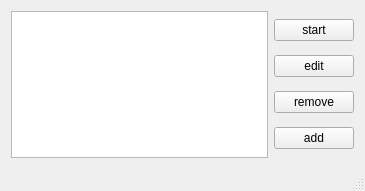
<?xml version="1.0" encoding="UTF-8"?>
<ui version="4.0">
 <class>MainWindow</class>
 <widget class="QMainWindow" name="MainWindow">
  <property name="geometry">
   <rect>
    <x>0</x>
    <y>0</y>
    <width>365</width>
    <height>191</height>
   </rect>
  </property>
  <property name="windowTitle">
   <string>Falkon Profiles Manager</string>
  </property>
  <!--property name="windowIcon">
   <iconset resource="res/resources.qrc">
    <normaloff>:/icon.png</normaloff>:/icon.png</iconset>
  </property-->
  <widget class="QWidget" name="centralWidget">
   <layout class="QHBoxLayout" name="horizontalLayout">
    <item>
     <layout class="QVBoxLayout" name="verticalLayout">
      <item>
       <widget class="QListWidget" name="sessions"/>
      </item>
     </layout>
    </item>
    <item>
     <layout class="QVBoxLayout" name="verticalLayout_2">
      <item>
       <widget class="QPushButton" name="start">
        <property name="text">
         <string>start</string>
        </property>
       </widget>
      </item>
      <item>
       <widget class="QPushButton" name="edit">
        <property name="text">
         <string>edit</string>
        </property>
       </widget>
      </item>
      <item>
       <widget class="QPushButton" name="remove">
        <property name="text">
         <string>remove</string>
        </property>
       </widget>
      </item>
      <item>
       <widget class="QPushButton" name="add">
        <property name="text">
         <string>add</string>
        </property>
       </widget>
      </item>
     </layout>
    </item>
   </layout>
  </widget>
  <widget class="QStatusBar" name="statusBar"/>
 </widget>
 <layoutdefault spacing="6" margin="11"/>
 <resources>
  <include location="res/resources.qrc"/>
 </resources>
 <connections/>
</ui>
